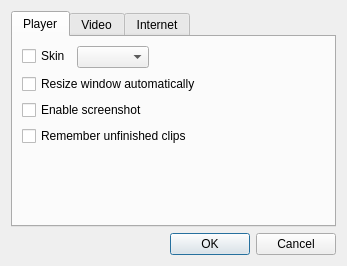
<?xml version="1.0" encoding="UTF-8"?>
<ui version="4.0">
 <class>Settings</class>
 <widget class="QDialog" name="Settings">
  <property name="geometry">
   <rect>
    <x>0</x>
    <y>0</y>
    <width>347</width>
    <height>266</height>
   </rect>
  </property>
  <property name="minimumSize">
   <size>
    <width>330</width>
    <height>200</height>
   </size>
  </property>
  <property name="windowTitle">
   <string>Settings</string>
  </property>
  <layout class="QVBoxLayout" name="verticalLayout">
   <item>
    <widget class="QTabWidget" name="tabWidget">
     <widget class="QWidget" name="playerTab">
      <attribute name="title">
       <string>Player</string>
      </attribute>
      <layout class="QFormLayout" name="formLayout">
       <property name="fieldGrowthPolicy">
        <enum>QFormLayout::ExpandingFieldsGrow</enum>
       </property>
       <item row="5" column="0" colspan="2">
        <widget class="QCheckBox" name="resizeCheckBox">
         <property name="text">
          <string>Resize window automatically</string>
         </property>
        </widget>
       </item>
       <item row="6" column="0" colspan="2">
        <widget class="QCheckBox" name="screenshotCheckBox">
         <property name="toolTip">
          <string>Need screenshot filter (-vf-add screenshot)</string>
         </property>
         <property name="text">
          <string>Enable screenshot</string>
         </property>
        </widget>
       </item>
       <item row="2" column="0">
        <widget class="QCheckBox" name="skinCheckBox">
         <property name="text">
          <string>Skin</string>
         </property>
        </widget>
       </item>
       <item row="2" column="1">
        <widget class="QComboBox" name="skinComboBox"/>
       </item>
       <item row="7" column="0" colspan="2">
        <widget class="QCheckBox" name="rememberCheckBox">
         <property name="text">
          <string>Remember unfinished clips</string>
         </property>
        </widget>
       </item>
      </layout>
     </widget>
     <widget class="QWidget" name="videoTab">
      <attribute name="title">
       <string>Video</string>
      </attribute>
      <layout class="QVBoxLayout" name="verticalLayout_6">
       <item>
        <layout class="QHBoxLayout" name="voLayout">
         <item>
          <widget class="QLabel" name="voLabel">
           <property name="text">
            <string>Video Output</string>
           </property>
          </widget>
         </item>
         <item>
          <widget class="QComboBox" name="voComboBox">
           <item>
            <property name="text">
             <string>xv</string>
            </property>
           </item>
           <item>
            <property name="text">
             <string>vdpau</string>
            </property>
           </item>
           <item>
            <property name="text">
             <string>vaapi</string>
            </property>
           </item>
           <item>
            <property name="text">
             <string>directx</string>
            </property>
           </item>
           <item>
            <property name="text">
             <string>direct3d</string>
            </property>
           </item>
           <item>
            <property name="text">
             <string>gl</string>
            </property>
           </item>
           <item>
            <property name="text">
             <string>x11</string>
            </property>
           </item>
          </widget>
         </item>
        </layout>
       </item>
       <item>
        <widget class="QStackedWidget" name="voStackedWidget">
         <widget class="QWidget" name="page">
          <layout class="QVBoxLayout" name="verticalLayout_2">
           <item>
            <widget class="QLabel" name="xvLabel">
             <property name="text">
              <string>The default output in Linux. Cannot be used in Windows.</string>
             </property>
             <property name="wordWrap">
              <bool>true</bool>
             </property>
            </widget>
           </item>
          </layout>
         </widget>
         <widget class="QWidget" name="page_7">
          <layout class="QVBoxLayout" name="verticalLayout_7">
           <item>
            <widget class="QLabel" name="vdpauLabel">
             <property name="text">
              <string>Nvidia hardware decoding in Linux.</string>
             </property>
            </widget>
           </item>
           <item>
            <widget class="QCheckBox" name="ffodivxvdpauCheckBox">
             <property name="text">
              <string>Enable ffodivxvdpau</string>
             </property>
            </widget>
           </item>
          </layout>
         </widget>
         <widget class="QWidget" name="page_2">
          <layout class="QVBoxLayout" name="verticalLayout_3">
           <item>
            <widget class="QLabel" name="vaapiLabel">
             <property name="text">
              <string>Enable Intel/Ati hardware decoding in Linux. Cannot be used in Windows.</string>
             </property>
             <property name="wordWrap">
              <bool>true</bool>
             </property>
            </widget>
           </item>
          </layout>
         </widget>
         <widget class="QWidget" name="page_3">
          <layout class="QVBoxLayout" name="verticalLayout_4">
           <item>
            <widget class="QLabel" name="dxLabel">
             <property name="text">
              <string>Default output in Windows. Cannot be used in Linux.</string>
             </property>
             <property name="wordWrap">
              <bool>true</bool>
             </property>
            </widget>
           </item>
          </layout>
         </widget>
         <widget class="QWidget" name="page_4">
          <layout class="QVBoxLayout" name="verticalLayout_5">
           <item>
            <widget class="QLabel" name="d3Label">
             <property name="text">
              <string>Default output in Windows Vista and Windows 7. Cannot be used in Linux and Windows XP.</string>
             </property>
             <property name="wordWrap">
              <bool>true</bool>
             </property>
            </widget>
           </item>
          </layout>
         </widget>
         <widget class="QWidget" name="page_5">
          <layout class="QHBoxLayout" name="horizontalLayout">
           <item>
            <widget class="QLabel" name="glLabel">
             <property name="text">
              <string>OpenGL Output in Linux. You can try it if xv does not work.</string>
             </property>
             <property name="wordWrap">
              <bool>true</bool>
             </property>
            </widget>
           </item>
          </layout>
         </widget>
         <widget class="QWidget" name="page_6">
          <layout class="QHBoxLayout" name="horizontalLayout_2">
           <item>
            <widget class="QLabel" name="x11Label">
             <property name="text">
              <string>Output in Linux. You can try it if xv does not work.</string>
             </property>
             <property name="wordWrap">
              <bool>true</bool>
             </property>
            </widget>
           </item>
          </layout>
         </widget>
        </widget>
       </item>
       <item>
        <widget class="QCheckBox" name="doubleCheckBox">
         <property name="text">
          <string>Double buffer</string>
         </property>
        </widget>
       </item>
       <item>
        <widget class="QCheckBox" name="dropCheckBox">
         <property name="text">
          <string>Allow framedrop</string>
         </property>
        </widget>
       </item>
       <item>
        <widget class="QCheckBox" name="fixCheckBox">
         <property name="text">
          <string>Try fixing &quot;stop at last frame&quot; problem</string>
         </property>
        </widget>
       </item>
      </layout>
     </widget>
     <widget class="QWidget" name="netTab">
      <attribute name="title">
       <string>Internet</string>
      </attribute>
      <layout class="QVBoxLayout" name="verticalLayout_8">
       <item>
        <layout class="QHBoxLayout" name="horizontalLayout_3">
         <item>
          <widget class="QLabel" name="proxyLabel">
           <property name="text">
            <string>Http proxy</string>
           </property>
          </widget>
         </item>
         <item>
          <widget class="QLineEdit" name="proxyEdit"/>
         </item>
         <item>
          <widget class="QLabel" name="portLabel">
           <property name="text">
            <string>Port</string>
           </property>
          </widget>
         </item>
         <item>
          <widget class="QLineEdit" name="portEdit">
           <property name="sizePolicy">
            <sizepolicy hsizetype="Maximum" vsizetype="Fixed">
             <horstretch>0</horstretch>
             <verstretch>0</verstretch>
            </sizepolicy>
           </property>
           <property name="maximumSize">
            <size>
             <width>50</width>
             <height>16777215</height>
            </size>
           </property>
          </widget>
         </item>
        </layout>
       </item>
       <item>
        <layout class="QHBoxLayout" name="horizontalLayout_4">
         <item>
          <widget class="QLabel" name="label">
           <property name="text">
            <string>Video quality:</string>
           </property>
          </widget>
         </item>
         <item>
          <widget class="QRadioButton" name="normalRadioButton">
           <property name="text">
            <string>Normal</string>
           </property>
          </widget>
         </item>
         <item>
          <widget class="QRadioButton" name="highRadioButton">
           <property name="text">
            <string>High</string>
           </property>
          </widget>
         </item>
         <item>
          <widget class="QRadioButton" name="superRadioButton">
           <property name="text">
            <string>Super</string>
           </property>
          </widget>
         </item>
        </layout>
       </item>
       <item>
        <widget class="Line" name="line_2">
         <property name="orientation">
          <enum>Qt::Horizontal</enum>
         </property>
        </widget>
       </item>
       <item>
        <layout class="QFormLayout" name="formLayout_2">
         <property name="fieldGrowthPolicy">
          <enum>QFormLayout::AllNonFixedFieldsGrow</enum>
         </property>
         <item row="0" column="0">
          <widget class="QLabel" name="maxTaskLabel">
           <property name="text">
            <string>Max tasks</string>
           </property>
          </widget>
         </item>
         <item row="0" column="1">
          <widget class="QSpinBox" name="maxTaskSpinBox">
           <property name="minimum">
            <number>1</number>
           </property>
          </widget>
         </item>
         <item row="1" column="0">
          <widget class="QLabel" name="label_3">
           <property name="text">
            <string>Save to:</string>
           </property>
          </widget>
         </item>
         <item row="1" column="1">
          <widget class="QPushButton" name="dirButton"/>
         </item>
         <item row="3" column="0">
          <widget class="QLabel" name="label_4">
           <property name="text">
            <string>Cache(KB):</string>
           </property>
          </widget>
         </item>
         <item row="4" column="0">
          <widget class="QLabel" name="label_5">
           <property name="text">
            <string>Cache min:</string>
           </property>
          </widget>
         </item>
         <item row="4" column="1">
          <widget class="QSpinBox" name="cacheMinSpinBox">
           <property name="maximum">
            <number>100</number>
           </property>
          </widget>
         </item>
         <item row="3" column="1">
          <widget class="QSpinBox" name="cacheSpinBox">
           <property name="maximum">
            <number>20480</number>
           </property>
          </widget>
         </item>
         <item row="2" column="0" colspan="2">
          <widget class="Line" name="line">
           <property name="orientation">
            <enum>Qt::Horizontal</enum>
           </property>
          </widget>
         </item>
        </layout>
       </item>
      </layout>
     </widget>
    </widget>
   </item>
   <item>
    <widget class="QDialogButtonBox" name="buttonBox">
     <property name="orientation">
      <enum>Qt::Horizontal</enum>
     </property>
     <property name="standardButtons">
      <set>QDialogButtonBox::Cancel|QDialogButtonBox::Ok</set>
     </property>
    </widget>
   </item>
  </layout>
 </widget>
 <resources/>
 <connections>
  <connection>
   <sender>buttonBox</sender>
   <signal>accepted()</signal>
   <receiver>Settings</receiver>
   <slot>accept()</slot>
   <hints>
    <hint type="sourcelabel">
     <x>248</x>
     <y>254</y>
    </hint>
    <hint type="destinationlabel">
     <x>157</x>
     <y>274</y>
    </hint>
   </hints>
  </connection>
  <connection>
   <sender>buttonBox</sender>
   <signal>rejected()</signal>
   <receiver>Settings</receiver>
   <slot>reject()</slot>
   <hints>
    <hint type="sourcelabel">
     <x>316</x>
     <y>260</y>
    </hint>
    <hint type="destinationlabel">
     <x>286</x>
     <y>274</y>
    </hint>
   </hints>
  </connection>
  <connection>
   <sender>voComboBox</sender>
   <signal>currentIndexChanged(int)</signal>
   <receiver>voStackedWidget</receiver>
   <slot>setCurrentIndex(int)</slot>
   <hints>
    <hint type="sourcelabel">
     <x>184</x>
     <y>97</y>
    </hint>
    <hint type="destinationlabel">
     <x>123</x>
     <y>112</y>
    </hint>
   </hints>
  </connection>
 </connections>
</ui>
